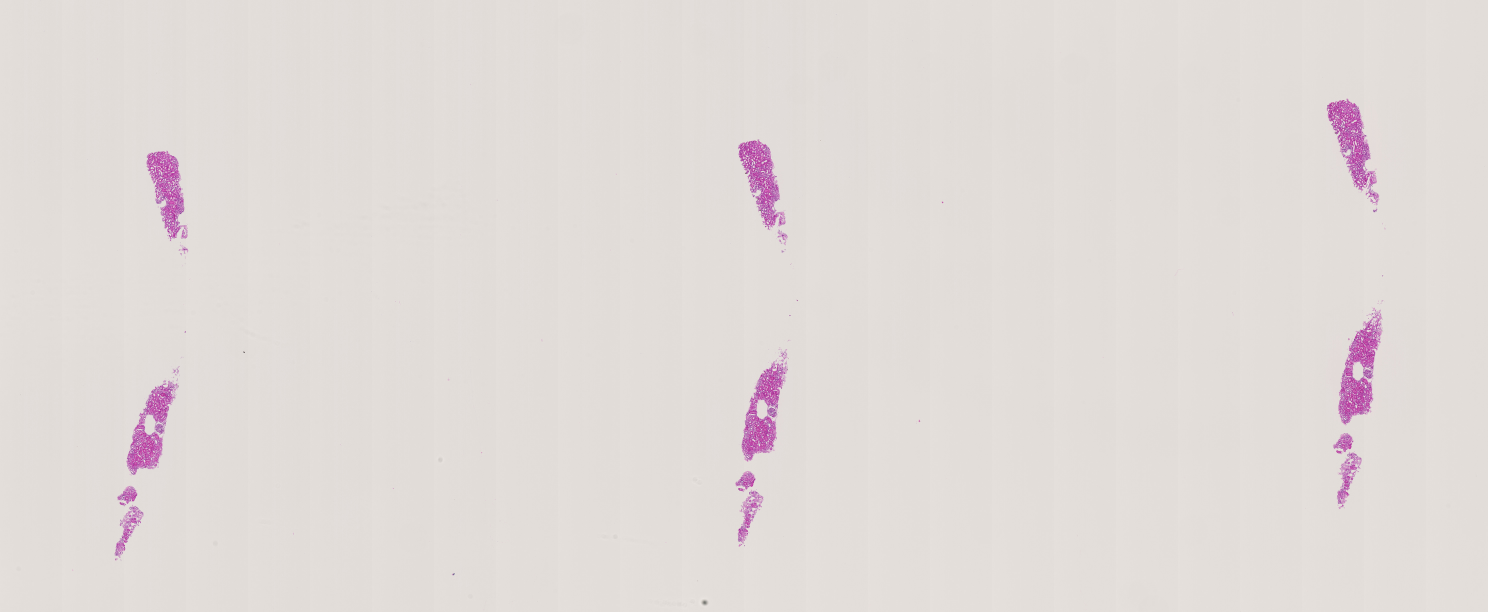
#> input picture graph/output_MCD/thumb/15_26609_024_045 L02 HE.png, 2976 x 1224 px, given in place of 11_26609_000_009_L1_HE.png, which was not available (shown at 1/2 size)
$ python extract_mask.py
#> lines starting #> are read from the running program, lines starting #| are printed output that depends on the picture; after the words box and inside, x2 and y2 are one past the last pixel; in counts of white or black regions, pixels touching at a corner belong together; pictures that were not available may be replaced by others from this repository, and a replacement may not be noted
import cv2
import numpy as np
import glob
import re
from skimage.measure import label, regionprops
import matplotlib.pyplot as plt
from skimage import morphology

def simple_get_mask():
    scaled_wsi_mag = 1.25  # ! hard coded
    wsi_thumb_rgb = self.wsi_handler.get_full_img(read_mag=scaled_wsi_mag)
    gray = cv2.cvtColor(wsi_thumb_rgb, cv2.COLOR_RGB2GRAY)
    _, mask = cv2.threshold(gray, 0, 255, cv2.THRESH_OTSU)
    mask = morphology.remove_small_objects(
        mask == 0, min_size=16 * 16, connectivity=2
    )
    mask = morphology.remove_small_holes(mask, area_threshold=128 * 128)
    mask = morphology.binary_dilation(mask, morphology.disk(10))
    return mask


# dict_roi = {}
# dict_roi['11_26609_000_009_L1_HE'] = [2, 4]
# dict_roi['11_26609_009_014 L2 HE'] = [3, 4]
# dict_roi['11_26609_022_005 L02 HE'] = [1]
# dict_roi['11_26609_029_504 L12 _ HE'] = [2,4,6]
# dict_roi['12_26609_023_516 LUNK1 HE'] = [4,7,9]
# dict_roi['12_26609_026_014 L01 HE'] = [2,6]
# dict_roi['12_26609_099_005 L02 HE'] = [1]
# #dict_roi['12_26609_099_006 L02 HE'] = [2]
# dict_roi['13_26609_033_520 L01 HE'] = [5]
# dict_roi['14_26609_025_518 L01 HE'] = [1,2,3,4]

dict_roi = {}
dict_roi['11_26609_000_009_L1_HE'] = [2, 4]


if __name__== "__main__":
    # iterate over dict_roi
    for k in dict_roi:
        labels = dict_roi[k]

        #for i, k in enumerate(dict_roi):

        # find largest contour in the mask
        img = cv2.imread("./output_neptune/thumb/{}.png".format(k))
#> img is the input picture: shape (1224, 2976, 3); mean B, G, R 216.3, 219, 225.2

        gray = cv2.cvtColor(img, cv2.COLOR_BGR2GRAY)
        # print(plt.hist(gray.ravel()))
        # cv2.imwrite("./output_neptune/plot/gray.png", gray)
        _, mask = cv2.threshold(gray, 210, 255, cv2.THRESH_OTSU)
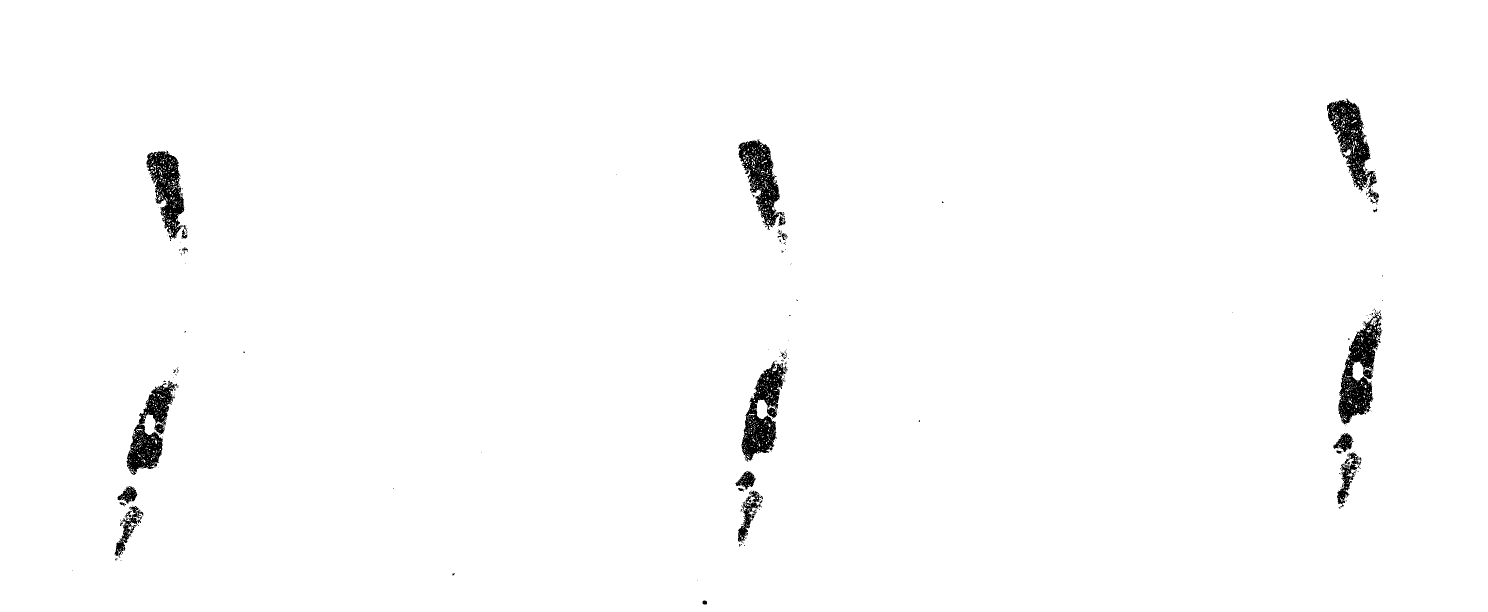
#> mask: shape (1224, 2976) (shown at 1/2 size); 98.5% white; 196 black regions (171 under 20 px), largest, box (x1, y1, x2, y2) and area: (2677, 620, 2765, 849) 8762, (1483, 722, 1576, 923) 8029, (253, 761, 355, 950) 7419

        # cv2.imwrite("./output_neptune/plot/mask0.png", mask)

        mask = morphology.remove_small_objects(
            mask == 0, min_size=16 * 16, connectivity=2
        )
        # mask1 = np.array(mask > 0, dtype=np.uint8)
        # cv2.imwrite("./output_neptune/plot/mask1.png", mask1*255)

        mask = morphology.remove_small_holes(mask, area_threshold=128 * 128)
#> mask: shape (1224, 2976) bool; 1.6% white; 13 white regions, largest, box (x1, y1, x2, y2) and area: (2677, 620, 2765, 849) 9849, (1483, 722, 1576, 923) 8954, (2654, 197, 2754, 383) 8579
        # mask2 = np.array(mask > 0, dtype=np.uint8)

        # cv2.imwrite("./output_neptune/plot/mask2.png", mask2*255)

        mask = morphology.binary_dilation(mask, morphology.disk(10)) # change from 16 to 10
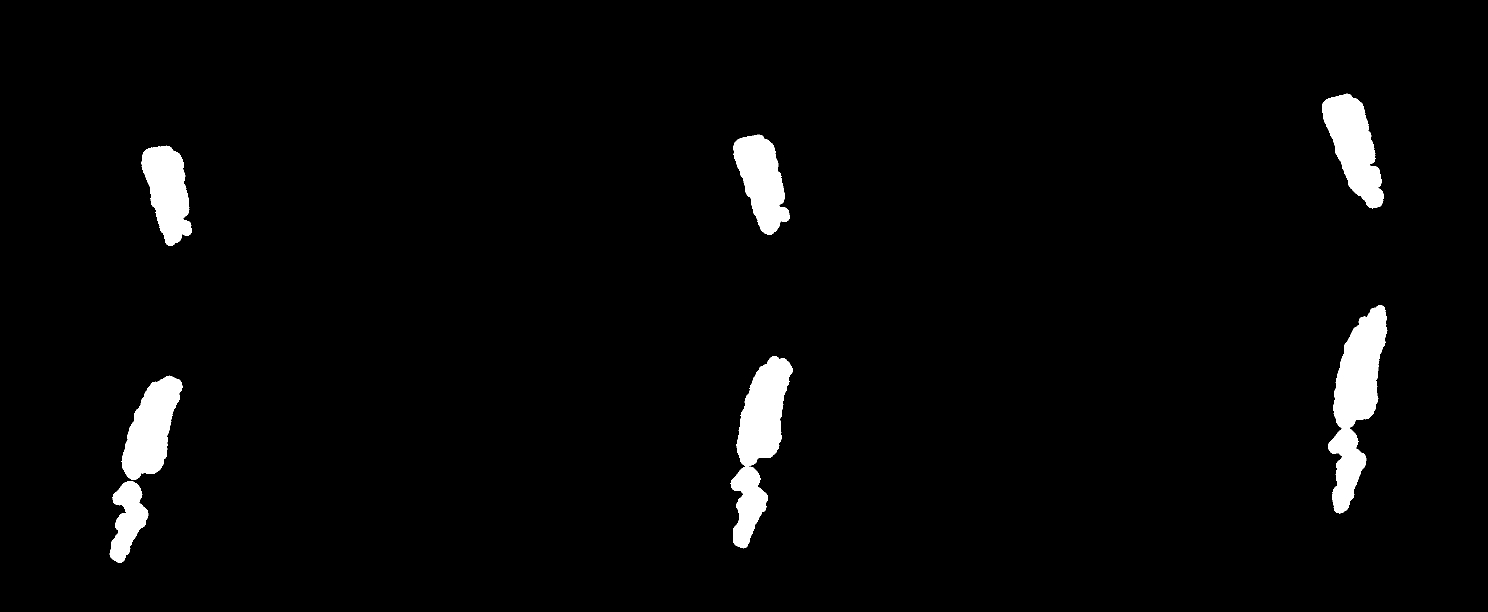
#> mask: shape (1224, 2976) bool (shown at 1/2 size); 3% white; 7 white regions
        mask = np.array(mask > 0, dtype=np.uint8)
        # cv2.imwrite("./output_neptune/plot/mask.png", mask*255)

        #mask = cv2.imread("./output_neptune/plot/mask2.png")
        #mask = (mask[:,:,0]>127)*1
        label_img = label(mask)
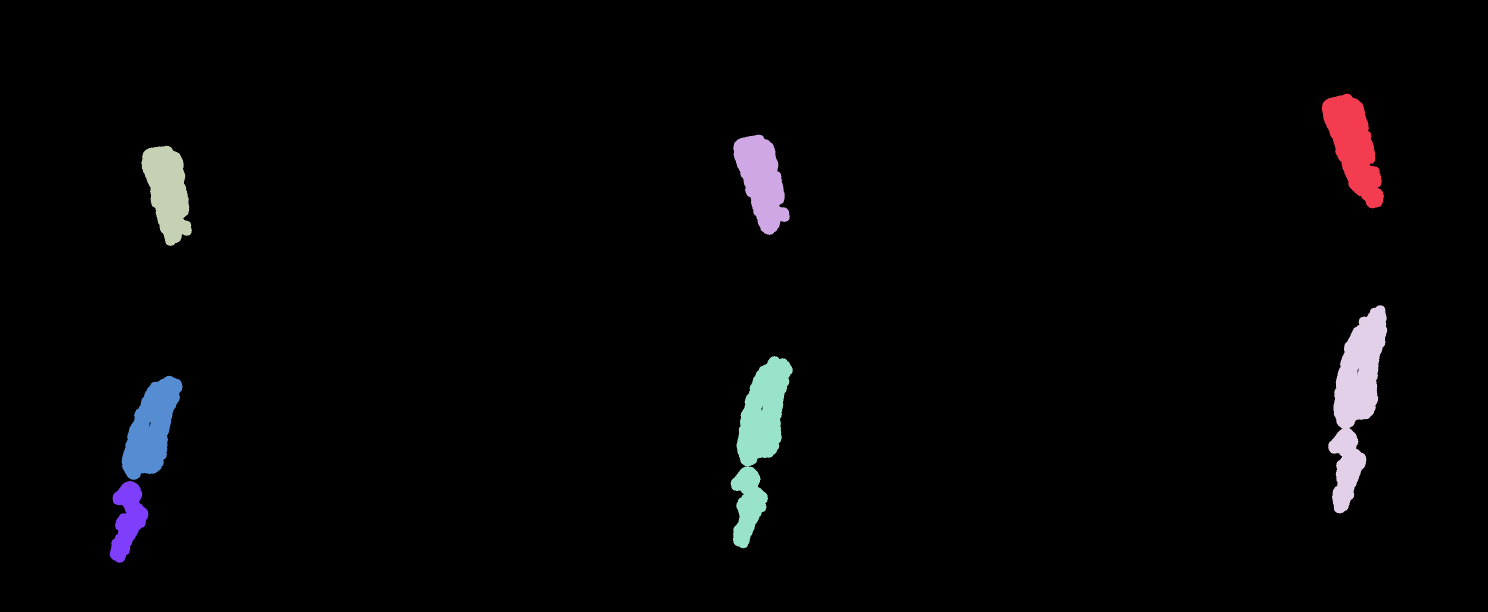
#> label_img: shape (1224, 2976) int64 (shown at 1/2 size); 8 distinct labels, from 0 to 7; one colour per label, 0 black
        regions = regionprops(label_img)
#> regions = 7 regions; box (x1, y1, x2, y2) and area: (2656, 610, 2775, 1027) 24243, (1461, 712, 1586, 1097) 22534, (2644, 187, 2768, 417) 15513, (243, 751, 365, 960) 14677, (1466, 269, 1580, 470) 13451, (283, 291, 384, 492) 13012, (219, 962, 297, 1126) 7138
        # areas = [prop.area for prop in regions]
        # largest_comp = areas.index(max(areas))
        # label = regions[largest_comp].label
        wsi_mask = np.zeros(mask.shape[:2], dtype=np.uint8)

        for labeli in labels:

            wsi_mask[label_img == labeli] = 1

                    # wsi_mask = (wsi_mask<1)*1
                    # (h,w) = wsi_mask.shape
                    # # mask the first 2/3 of the image vertically
                    # wsi_mask[:,0:int(2*w/3)] = 0
            # # show the mask
            # plt.imshow(label_img)
            # for region in regions:
            #     # get center of each region
            #     y, x = region.centroid
            #     plt.text(x, y, str(region.label), fontsize=10)

            # # save the plot
            # plt.savefig("./output_neptune/plot/12_26609_099_006 L02 HE.png")
            # plt.show()
        cv2.imwrite("./output_MCD/mask/{}.png".format(k), wsi_mask*255)
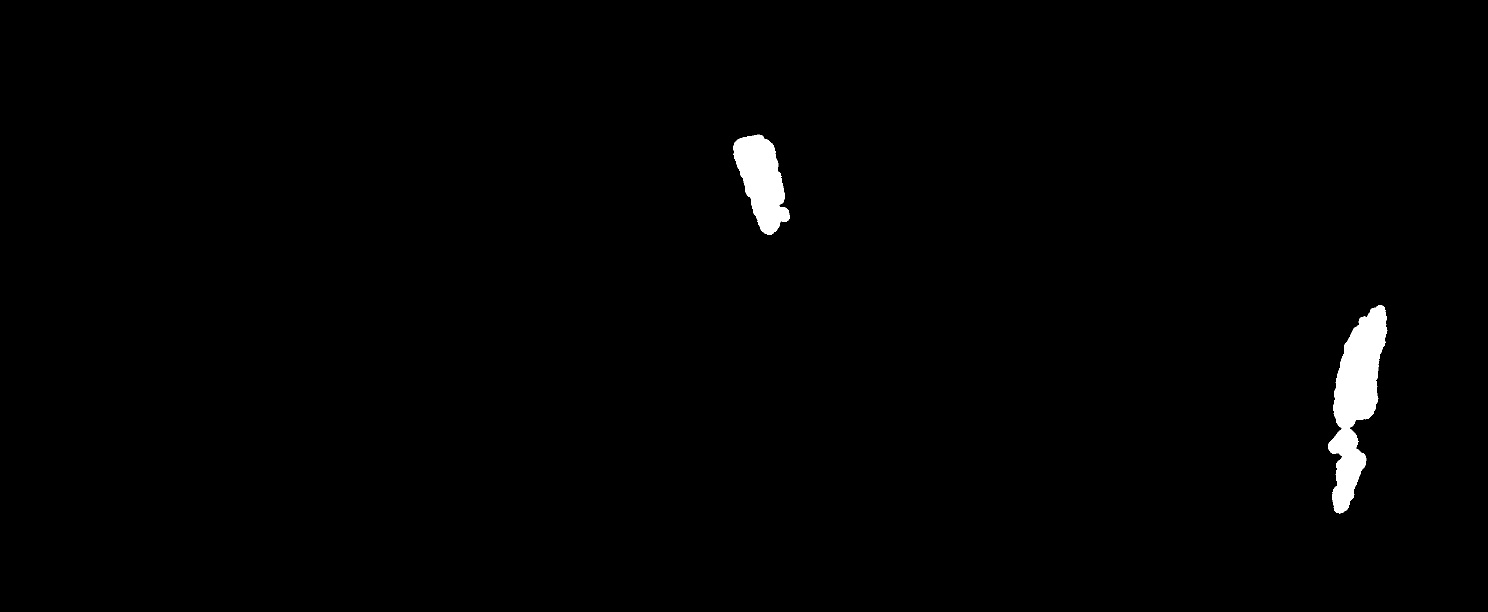
#> saved as 11_26609_000_009_L1_HE.png: shape (1224, 2976) (shown at 1/2 size); 1% white; 2 white regions, box (x1, y1, x2, y2) and area: (2656, 610, 2775, 1027) 24243, (1466, 269, 1580, 470) 13451
